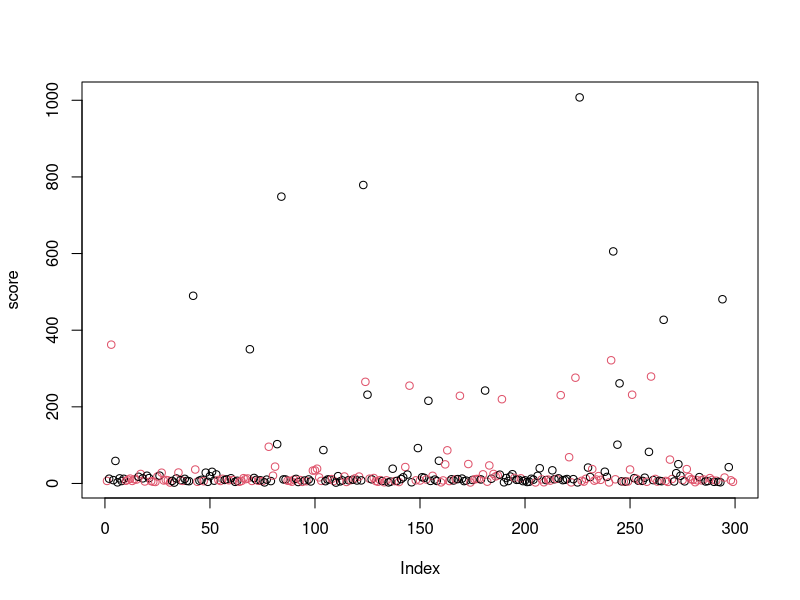
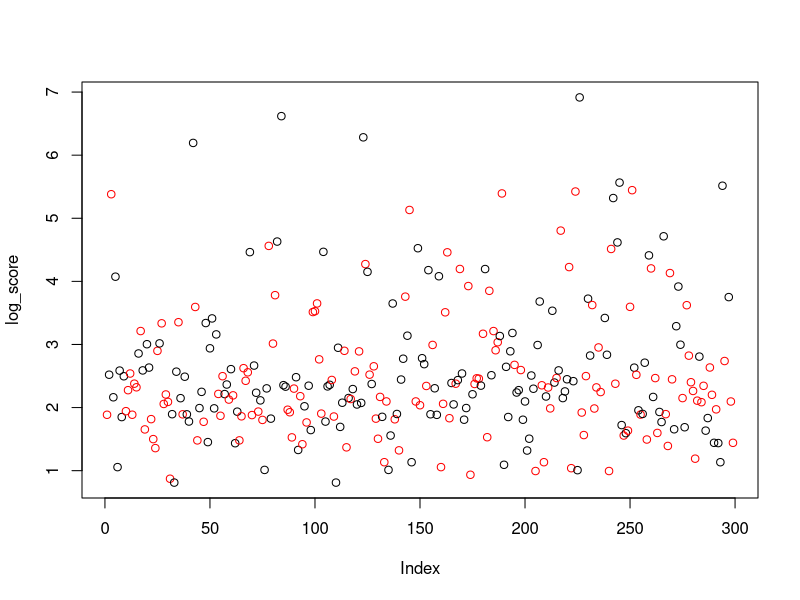
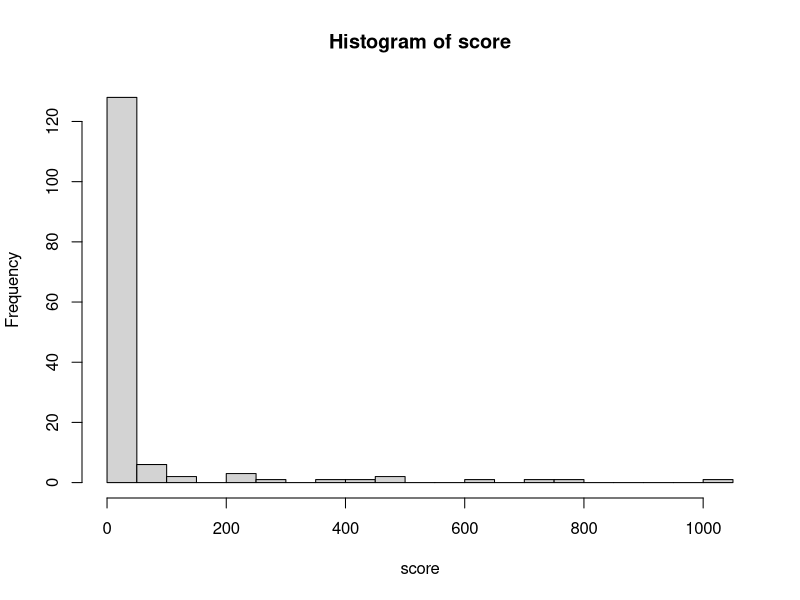
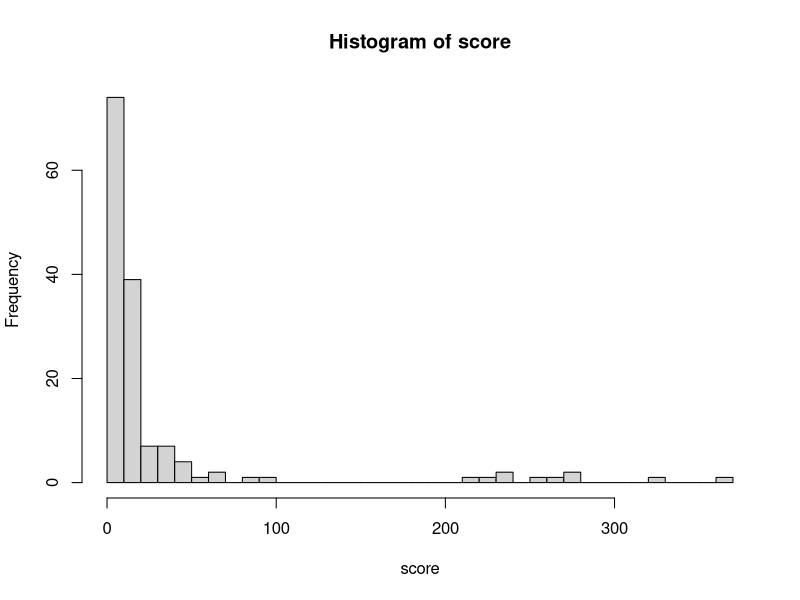

The R script that drew these images, in order:
## ---- chunk 1
library(data.table)
library(dplyr)
library(rjson)
#library(knitr)
## ---- chunk 2
# Read in the correct bounding cooridinates
pilot_d <- fread("../data/experiment_2/experiment_2_results.csv")
pilot_d[, log_bounding_box_score := log(bounding_box_score)]


head(pilot_d)
## ---- chunk 3
worker_mean_score <- pilot_d[, .(score = mean(bounding_box_score), log_score = mean(log_bounding_box_score), in_treatment = as.integer(median(in_treatment))), keyby=WorkerId]

worker_mean_score[, plot(score, col=(in_treatment+1))]
worker_mean_score[, plot(log_score, col=c("black", "red")[in_treatment+1])]

worker_mean_score[in_treatment==0, hist(score, breaks=30)]
worker_mean_score[in_treatment==1, hist(score, breaks=30)]

summary(pilot_d[, .(bounding_box_score)])

## ---- chunk 4
pilot_d[, mean(bounding_box_score, na.rm=T), keyby=in_treatment]

#mod <- pilot_d[bounding_box_score < 50, lm(bounding_box_score ~ in_treatment+bound_size)]
mod <- pilot_d[, lm(bounding_box_score ~ in_treatment)]
summary(mod)

#t.test(pilot_d[in_treatment == 1, bounding_box_score], pilot_d[in_treatment == 0, bounding_box_score])

## ---- chunk 5
mod <- pilot_d[, lm(bounding_box_score ~ in_treatment+as.factor(q02.monitor))]
summary(mod)
## ---- chunk 6
mod <- pilot_d[, lm(bounding_box_score ~ in_treatment+as.factor(q03.mousetrackpad))]
summary(mod)
## ---- chunk 7
mod <- pilot_d[, lm(bounding_box_score ~ WorkTimeInSeconds)]
summary(mod)
## ---- chunk 8
pilot_d[, mean(WorkTimeInSeconds, na.rm=T), keyby=in_treatment]

mod <- pilot_d[, lm(WorkTimeInSeconds ~ in_treatment)]
summary(mod)

## ---- chunk 9
mod <- worker_mean_score[, lm(score ~ in_treatment)]
summary(mod)
## ---- chunk 10
mod <- worker_mean_score[, lm(score ~ in_treatment)]
summary(mod)
## ---- chunk 11
pilot_d[, mean(WorkTimeInSeconds)]
## ---- chunk 12
pilot_d[, .N, keyby=WorkerId]
## ---- chunk 13

pilot_d[, sum(in_treatment)]
## ---- chunk 14

pilot_d[, mean(bounding_box_score), keyby=ImageId]
## ---- chunk 15
pilot_d[, .N, keyby=WorkerId]

## ---- chunk 16
mod <- pilot_d[(in_treatment==0 & bounding_box_score < 600) | in_treatment==1, lm(bounding_box_score ~ in_treatment+bound_size)]
summary(mod)
